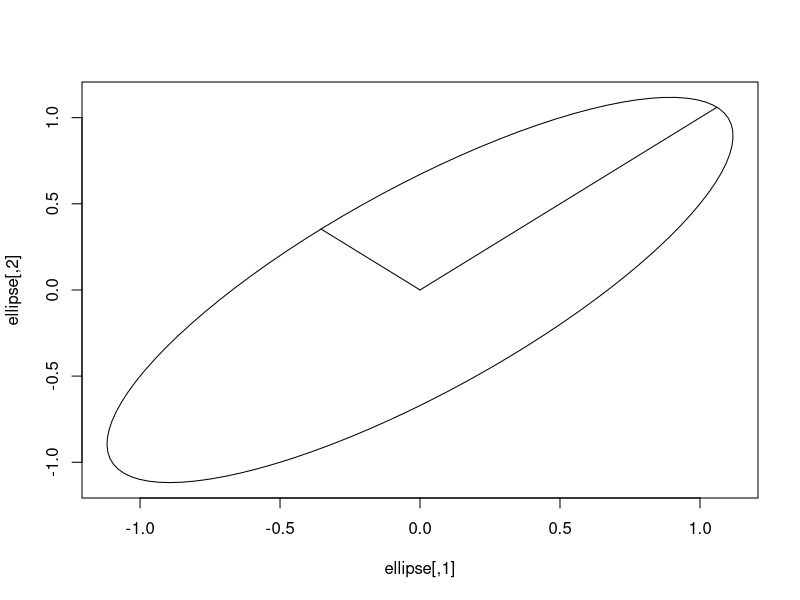

Here is the R script that generated this plot:
## ----setup, include=FALSE------------------------------------------------
knitr::opts_chunk$set(cache=TRUE)


## ------------------------------------------------------------------------
A <- matrix(c(5, 4, 4, 5), ncol = 2)

results <- eigen(A, symmetric = TRUE,
                 only.values = TRUE)

# Generalized variance
prod(results$values)

# Total variance
sum(results$values)

# Compare this with the following
B <- matrix(c(5, -4, -4, 5), ncol = 2)

# Generalized variance
# GV(A) = 9
det(B)

# Total variance
# TV(A) = 10
sum(diag(B))


## ------------------------------------------------------------------------
Sigma <- matrix(c(1, 0.5, 0.5, 1), ncol = 2)

# First create a circle
theta_vect <- seq(0, 2*pi, length.out = 100)
circle <- cbind(cos(theta_vect), sin(theta_vect))
# Then turn into ellipse
ellipse <- circle %*% Sigma


## ------------------------------------------------------------------------
# Principal axes
result <- eigen(Sigma, symmetric = TRUE)

first <- result$values[1]*result$vectors[,1]
second <- result$values[2]*result$vectors[,2]


## ------------------------------------------------------------------------
# Plot results
plot(ellipse, type = 'l')
lines(x = c(0, first[1]),
      y = c(0, first[2]))
lines(x = c(0, second[1]),
      y = c(0, second[2]))


## ------------------------------------------------------------------------
# Generalized Variance
det(Sigma)

# Predicted volume of the ellipse above
pi/(gamma(1))*sqrt(det(Sigma))


## ------------------------------------------------------------------------
# How can we estimate the area?
# Monte Carlo simulation!
Sigma_inv <- solve(Sigma)

x_1 <- runif(1000, min = min(ellipse[,1]),
             max = max(ellipse[,1]))
x_2 <- runif(1000, min = min(ellipse[,2]),
             max = max(ellipse[,2]))

X <- cbind(x_1, x_2)
distances <- apply(X, 1, function(row) {
  sqrt(t(row) %*% Sigma_inv %*% row)
  })


## ------------------------------------------------------------------------
# Estimate
length_x <- diff(range(ellipse[,1])) 
length_y <- diff(range(ellipse[,2]))
area_rect <- length_x * length_y

area_rect * mean(distances <= 1)

